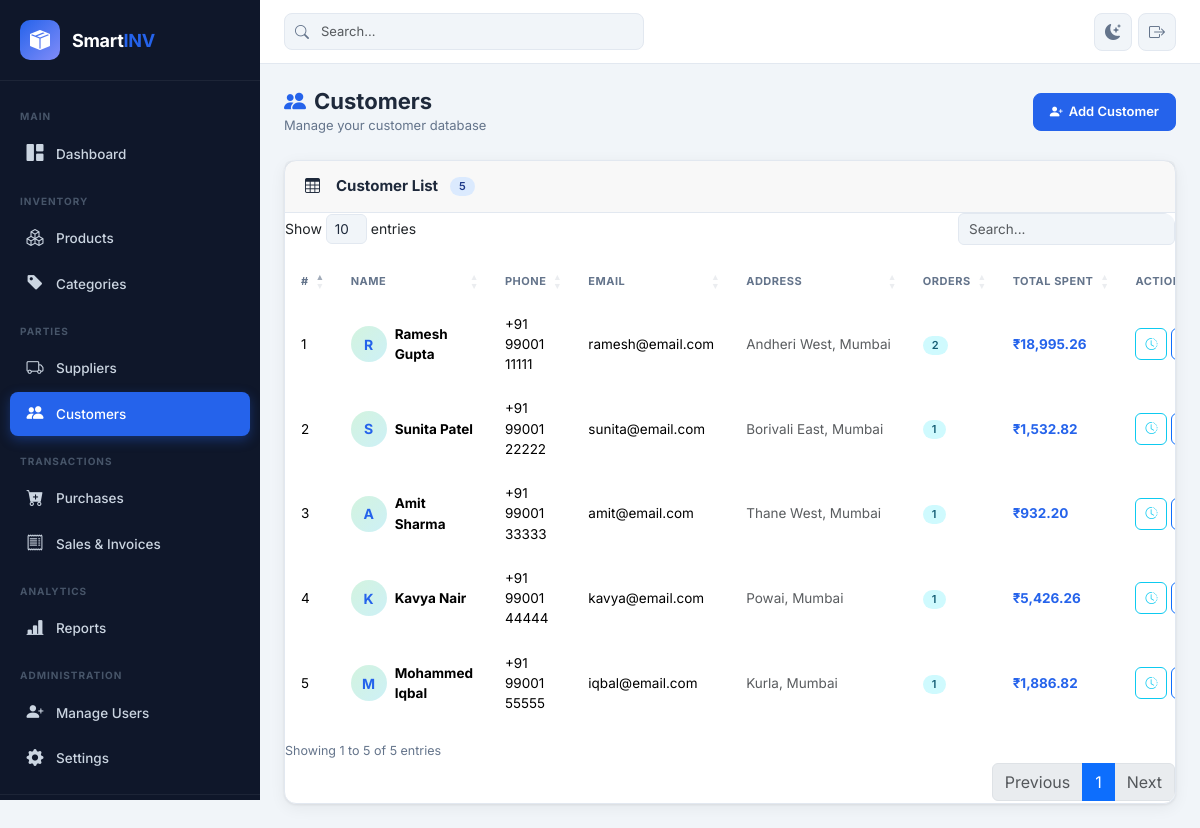
The page /admin/customers.php (signed in) on the database its author committed.
### tables this page shows
CREATE TABLE IF NOT EXISTS `customers` (
  `id` INT UNSIGNED AUTO_INCREMENT PRIMARY KEY,
  `name` VARCHAR(150) NOT NULL,
  `phone` VARCHAR(20) DEFAULT NULL,
  `email` VARCHAR(150) DEFAULT NULL,
  `address` TEXT DEFAULT NULL,
  `created_at` DATETIME NOT NULL DEFAULT CURRENT_TIMESTAMP
);

### includes/database.php (called while the page is built, shortened)
<?php
class Database {
    private static ?Database $instance = null;
    private PDO $pdo;
    private function __construct() {
        $dsn = 'mysql:host=' . DB_HOST . ';dbname=' . DB_NAME . ';charset=' . DB_CHARSET;
        $options = [
            PDO::ATTR_ERRMODE            => PDO::ERRMODE_EXCEPTION,
            PDO::ATTR_DEFAULT_FETCH_MODE => PDO::FETCH_ASSOC,
            PDO::ATTR_EMULATE_PREPARES   => false,
        ];
        try {
            $this->pdo = new PDO($dsn, DB_USER, DB_PASS, $options);
        } catch (PDOException $e) {
            die(json_encode(['status' => 'error', 'message' => 'Database connection failed: ' . $e->getMessage()]));
        }
    }
    public static function getInstance(): Database {
        if (self::$instance === null) {
            self::$instance = new Database();
        }
        return self::$instance;
    }
    public function query(string $sql, array $params = []): PDOStatement {
        $stmt = $this->pdo->prepare($sql);
        $stmt->execute($params);
        return $stmt;
    }
    public function fetchOne(string $sql, array $params = []): array|false {
        return $this->query($sql, $params)->fetch();
    }
    public function fetchAll(string $sql, array $params = []): array {
        return $this->query($sql, $params)->fetchAll();
    }
}
function db(): Database {
    return Database::getInstance();
}

### includes/functions.php (called while the page is built, shortened)
<?php
require_once __DIR__ . '/database.php';
function getSettings(): array {
    static $settings = null;
    if ($settings === null) {
        $settings = db()->fetchOne('SELECT * FROM settings LIMIT 1') ?: [];
    }
    return $settings;
}
function formatCurrency(float $amount): string {
    $s = getSettings();
    return ($s['currency_symbol'] ?? '₹') . number_format($amount, 2);
}
function e(mixed $val): string {
    return htmlspecialchars((string)($val ?? ''), ENT_QUOTES, 'UTF-8');
}

### admin/customers.php (the view, shortened to what this page needs)
<?php
require_once '../includes/functions.php';
$customers = db()->fetchAll("
    SELECT c.*, COUNT(s.id) AS order_count, COALESCE(SUM(s.grand_total),0) AS total_spent
    FROM customers c
    LEFT JOIN sales s ON s.customer_id = c.id
    GROUP BY c.id ORDER BY c.created_at DESC
");
include '../includes/header.php'; include '../includes/sidebar.php';
?>
<div class="main-content">
  <header class="app-header">
    <div class="header-search"><div class="search-wrapper"><i class="bi bi-search search-icon"></i><input type="text" class="form-control" placeholder="Search..." /></div></div>
    <div class="header-actions">
      <button class="header-btn" id="darkModeToggle"><i class="bi bi-moon-stars-fill" id="darkModeIcon"></i></button>
      <a href="<?= APP_URL ?>/logout.php" class="header-btn"><i class="bi bi-box-arrow-right"></i></a>
    </div>
  </header>
  <main class="page-content">
    <div class="page-header">
      <div><h1 class="page-title"><i class="bi bi-people-fill me-2 text-primary-custom"></i>Customers</h1>
      <p class="page-subtitle">Manage your customer database</p></div>
      <button class="btn btn-primary" data-bs-toggle="modal" data-bs-target="#customerModal" id="addCustBtn">
        <i class="bi bi-person-plus-fill"></i> Add Customer
      </button>
    </div>
    <div class="card">
      <div class="card-header"><h2 class="card-title"><i class="bi bi-table me-2"></i>Customer List <span class="badge badge-primary ms-1"><?= count($customers) ?></span></h2></div>
      <div class="card-body p-0">
        <div class="table-responsive">
          <table class="table" id="customersTable">
            <thead><tr><th>#</th><th>Name</th><th>Phone</th><th>Email</th><th>Address</th><th>Orders</th><th>Total Spent</th><th>Actions</th></tr></thead>
            <tbody>
              <?php foreach ($customers as $i => $c): ?>
              <tr>
                <td><?= $i+1 ?></td>
                <td>
                  <div class="d-flex align-items-center gap-2">
                    <div style="width:36px;height:36px;border-radius:50%;background:linear-gradient(135deg,#22c55e33,#06b6d433);display:flex;align-items:center;justify-content:center;font-weight:700;font-size:14px;color:var(--primary);flex-shrink:0;">
                      <?= strtoupper(substr($c['name'],0,1)) ?>
                    </div>
                    <strong><?= e($c['name']) ?></strong>
                  </div>
                </td>
                <td><?= e($c['phone'] ?: '—') ?></td>
                <td><?= e($c['email'] ?: '—') ?></td>
                <td class="text-muted" style="max-width:180px;overflow:hidden;text-overflow:ellipsis;white-space:nowrap;"><?= e($c['address'] ?: '—') ?></td>
                <td><span class="badge badge-info"><?= $c['order_count'] ?></span></td>
                <td class="fw-700 text-primary-custom"><?= formatCurrency($c['total_spent']) ?></td>
                <td>
                  <div class="d-flex gap-1">
                    <a href="?history=<?= $c['id'] ?>" class="btn btn-sm btn-outline-info btn-icon" data-bs-toggle="tooltip" title="Purchase History"><i class="bi bi-clock-history"></i></a>
                    <a href="?edit=<?= $c['id'] ?>" class="btn btn-sm btn-outline-primary btn-icon" data-bs-toggle="tooltip" title="Edit"><i class="bi bi-pencil-fill"></i></a>
                  </div>
                </td>
              </tr>
              <?php endforeach; ?>
            </tbody>
          </table>
        </div>
      </div>
    </div>
  </main>
</div>
<?php
include '../includes/footer.php';
?>

### rows shown on the page
customers: name "R", name "Ramesh Gupta", phone "+91 99001 11111", email "ramesh@email.com", address "Andheri West, Mumbai", order_count "2", total_spent "₹18,995.26"
customers: name "S", name "Sunita Patel", phone "+91 99001 22222", email "sunita@email.com", address "Borivali East, Mumbai", order_count "1", total_spent "₹1,532.82"
customers: name "A", name "Amit Sharma", phone "+91 99001 33333", email "amit@email.com", address "Thane West, Mumbai", order_count "1", total_spent "₹932.20"
customers: name "K", name "Kavya Nair", phone "+91 99001 44444", email "kavya@email.com", address "Powai, Mumbai", order_count "1", total_spent "₹5,426.26"
customers: name "M", name "Mohammed Iqbal", phone "+91 99001 55555", email "iqbal@email.com", address "Kurla, Mumbai", order_count "1", total_spent "₹1,886.82"

### other values the page prints
count($customers) "5"
